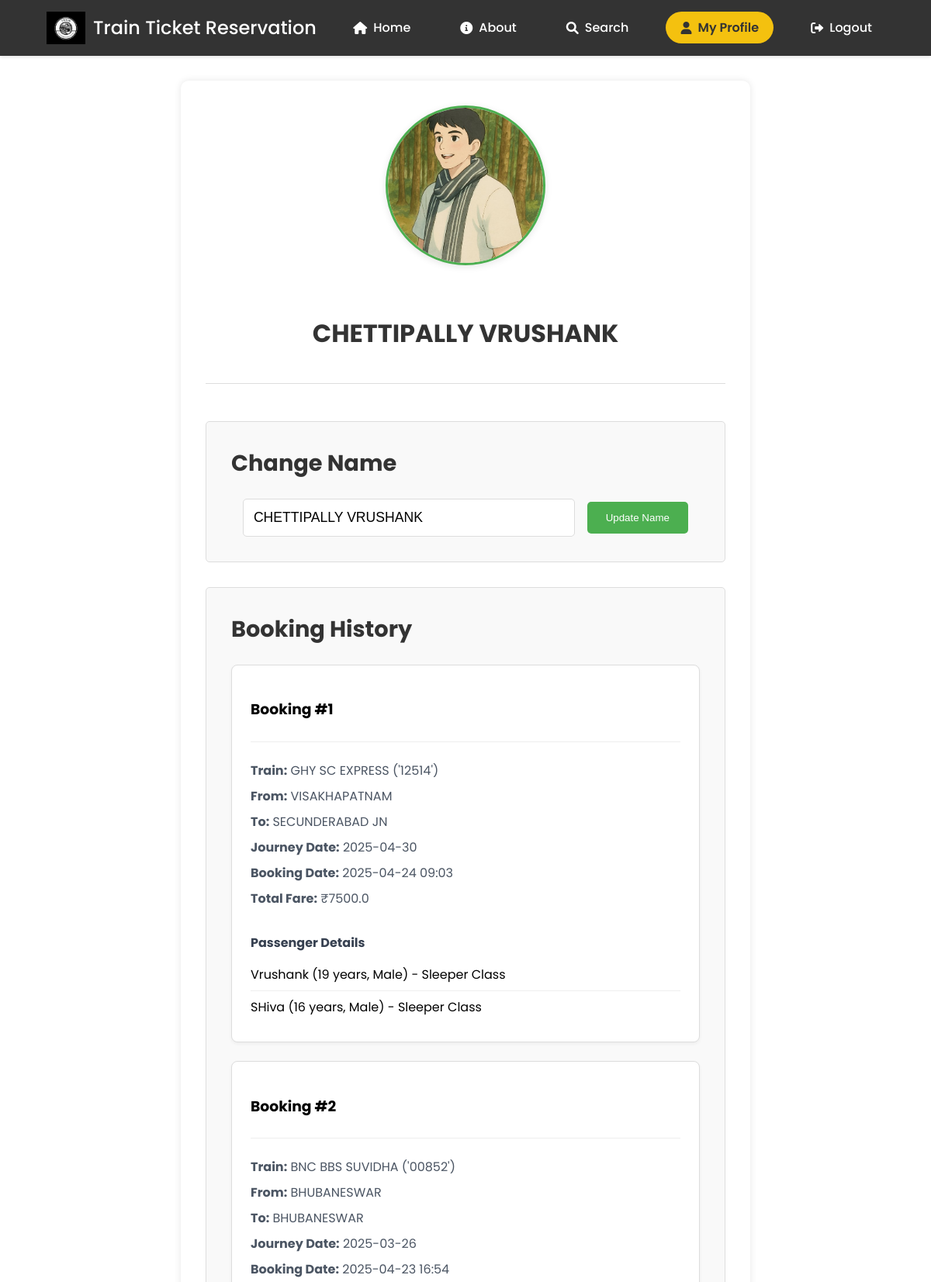
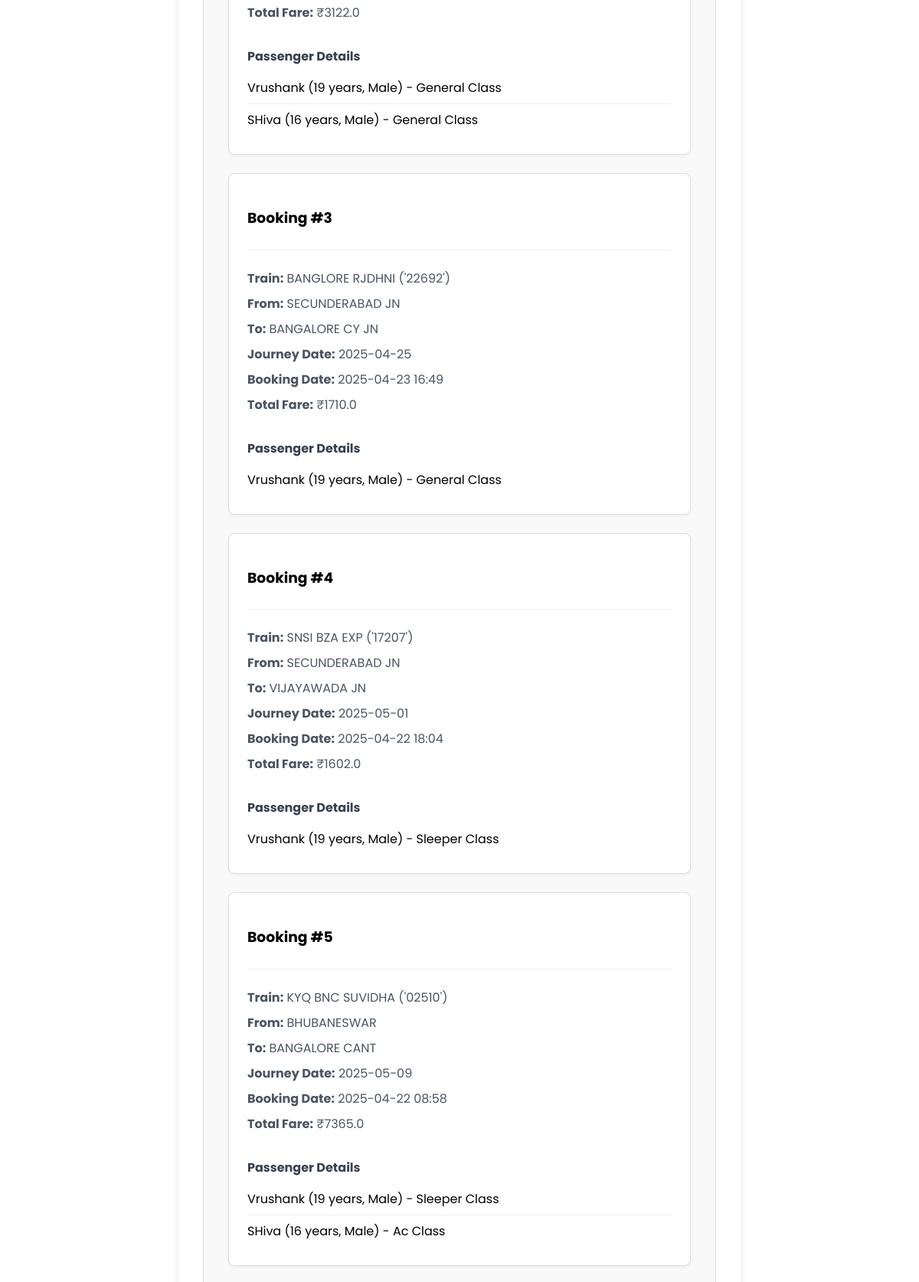
The page /profile (signed in, upper part) on the database its author committed (2 pictures, top to bottom).
### train/models.py (models this page shows)
class Booking(db.Model):
    id = db.Column(db.Integer, primary_key=True)
    user_id = db.Column(db.Integer, db.ForeignKey('user.id'), nullable=False)
    train_no = db.Column(db.String(20), nullable=False)
    train_name = db.Column(db.String(100), nullable=False)
    from_station = db.Column(db.String(100), nullable=False)
    to_station = db.Column(db.String(100), nullable=False)
    journey_date = db.Column(db.String(20), nullable=False)
    booking_date = db.Column(db.DateTime, nullable=False, default=db.func.current_timestamp())
    total_fare = db.Column(db.Float, nullable=False)
    status = db.Column(db.String(20), nullable=False, default='confirmed')
    passengers = db.Column(db.Text, nullable=False)  # Store passenger details as JSON string

### train/routes.py (the view)
@app.route('/profile')
def profile():
    if 'user_id' not in session:
        return redirect(url_for('login'))
    user_bookings = Booking.query.filter_by(user_id=session['user_id']).order_by(Booking.booking_date.desc()).all()
    bookings = []
    for index, booking in enumerate(user_bookings, start=1):
        bookings.append({
            'booking_number': index,  # Sequential number for this user's bookings
            'id': booking.id,
            'train_no': booking.train_no,
            'train_name': booking.train_name,
            'from_station': booking.from_station,
            'to_station': booking.to_station,
            'journey_date': booking.journey_date,
            'total_fare': booking.total_fare,
            'booking_date': booking.booking_date,
            'passengers': booking.passengers
        })
    profile_pic = f"{session['user_id']}_profile.jpg"
    profile_pic_path = os.path.join(app.static_folder, 'profile-pics', profile_pic)
    if not os.path.exists(profile_pic_path):
        profile_pic = None
    return render_template('profile.html',
                         bookings=bookings,
                         profile_pic=profile_pic,
                         timestamp=int(os.path.getmtime(profile_pic_path)) if profile_pic else '')

### train/__init__.py (called while the page is built)
@app.template_filter('from_json')
def from_json(value):
    if value is None:
        return None
    try:
        return json.loads(value)
    except (TypeError, json.JSONDecodeError):
        return None

### train/templates/profile.html (shortened to what this page needs)
<!DOCTYPE html>
<html lang="en">
<head>
    <link rel="stylesheet" href="/static/dstyle.css">
    <link rel="stylesheet" href="https://cdnjs.cloudflare.com/ajax/libs/font-awesome/6.0.0-beta3/css/all.min.css">
</head>
<body>
    <nav>
        <div class="navbar">
            <div class="logo">
                <img src="/static/logo.jpg" alt="Logo" class="logo-img">
                <h1>Train Ticket Reservation</h1>
            </div>
            <div class="nav-links">
                <a href="{{url_for('home')}}"><i class="fas fa-home"></i> Home</a>
                <a href="{{url_for('about')}}"><i class="fas fa-info-circle"></i> About</a>
                <a href="{{url_for('dashboard')}}"><i class="fas fa-search"></i> Search</a>
                <a href="{{url_for('profile')}}" class="profile-link">
                    <i class="fas fa-user"></i> My Profile
                </a>
                <a href="{{url_for('logout')}}"><i class="fas fa-sign-out-alt"></i> Logout</a>
            </div>
        </div>
    </nav>
    <div class="profile-container">
        <div class="profile-header">
            <div class="profile-pic-container">
                {% if profile_pic %}
                    <img src="{{ url_for('static', filename='profile-pics/' + profile_pic) }}?t={{ timestamp }}"
                         class="profile-pic" id="profilePicture"
                         alt="Profile Picture">
                {% else %}
                    <img src="{{ url_for('static', filename='images/default-profile.jpg') }}"
                         class="profile-pic" id="profilePicture"
                         alt="Default Profile Picture">
                {% endif %}
            </div>
            <div class="profile-info">
                <h1 class="profile-name">{{ session['user_name'] }}</h1>
            </div>
        </div>
        <div class="profile-section">
            <h2>Change Name</h2>
            <form class="change-name-form" action="{{url_for('change_name')}}" method="post">
                <input type="text" name="newName" value="{{session['user_name']}}" required>
                <button type="submit">Update Name</button>
            </form>
        </div>
        <div class="profile-section">
            <h2>Booking History</h2>
            {% if bookings %}
                {% for booking in bookings %}
                <div class="booking-history-item">
                    <div class="booking-header">
                        <h3>Booking #{{ booking.booking_number }}</h3>
                    </div>
                    <div class="booking-details">
                        <div class="journey-details">
                            <p><strong>Train:</strong> {{ booking.train_name }} ({{ booking.train_no }})</p>
                            <p><strong>From:</strong> {{ booking.from_station }}</p>
                            <p><strong>To:</strong> {{ booking.to_station }}</p>
                            <p><strong>Journey Date:</strong> {{ booking.journey_date }}</p>
                            <p><strong>Booking Date:</strong> {{ booking.booking_date.strftime('%Y-%m-%d %H:%M') }}</p>
                            <p><strong>Total Fare:</strong> ₹{{ booking.total_fare }}</p>
                        </div>
                        <div class="passenger-details">
                            <h4>Passenger Details</h4>
                            <ul>
                                {% for passenger in booking.passengers|from_json %}
                                <li>
                                    {{ passenger.name }} ({{ passenger.age }} years, {{ passenger.gender }}) -
                                    {{ passenger.class|title }} Class
                                </li>
                                {% endfor %}
                            </ul>
                        </div>
                    </div>
                </div>
                {% endfor %}
            {% else %}
                <div class="no-bookings">
                    <p>No bookings found. Start your journey by booking a train ticket!</p>
                    <a href="{{ url_for('dashboard') }}" class="book-now-btn">Book Now</a>
                </div>
            {% endif %}
        </div>
    </div>
</body>
</html>

### train/static/dstyle.css (style rules this page uses)
body { font-family: 'Poppins', sans-serif; margin: 0; padding: 0; box-sizing: border-box; min-height: 100vh; display: flex; flex-direction: column; }
.navbar { display: flex; justify-content: space-between; align-items: center; padding: 15px 5%; background-color: #333; color: #fff; box-shadow: 0 2px 4px rgba(0,0,0,0.1); position: sticky; top: 0; z-index: 1000; }
.nav-links { display: flex; gap: 2rem; align-items: center; }
.nav-links a { text-decoration: none; color: #fff; font-weight: 500; font-size: 1rem; transition: all 0.3s ease; display: flex; align-items: center; gap: 0.5rem; padding: 0.5rem 1rem; border-radius: 20px; }
.profile-link { background: #f4c10f !important; padding: 0.5rem 1.2rem !important; border-radius: 25px !important; display: flex; align-items: center; gap: 0.5rem; transition: all 0.3s ease; color: #333 !important; font-weight: 600 !important; }
.profile-link i { color: #333; }
.logo { display: flex; align-items: center; }
.logo-img { width: 50px; height: auto; margin-right: 10px; }
.logo h1 { font-size: 1.5rem; margin: 0; color: #fff; font-weight: 500; }
.profile-container { max-width: 1200px; margin: 2rem auto; padding: 2rem; background: white; border-radius: 10px; box-shadow: 0 0 10px rgba(0,0,0,0.1); }
.profile-header { display: flex; flex-direction: column; align-items: center; gap: 2rem; margin-bottom: 3rem; padding-bottom: 2rem; border-bottom: 1px solid #ddd; }
.profile-pic-container { position: relative; width: 200px; height: 200px; margin-bottom: 2rem; background: #f5f5f5; display: flex; align-items: center; justify-content: center; overflow: hidden; border-radius: 50%; }
.profile-pic { width: 100%; height: 100%; object-fit: cover; display: block; background-position: center; background-size: cover; }

### train/templates/profile.html (style rules this page uses)
.profile-container { max-width: 1200px; margin: 2rem auto; padding: 2rem; background: white; border-radius: 10px; box-shadow: 0 0 10px rgba(0,0,0,0.1); }
.profile-header { display: flex; flex-direction: column; align-items: center; gap: 2rem; margin-bottom: 3rem; padding-bottom: 2rem; border-bottom: 1px solid #ddd; }
.profile-pic-container { position: relative; width: 200px; height: 200px; border-radius: 50%; overflow: hidden; background: #f5f5f5; display: flex; align-items: center; justify-content: center; border: 3px solid #4CAF50; box-shadow: 0 2px 10px rgba(0,0,0,0.1); }
.profile-pic { width: 100%; height: 100%; object-fit: cover; transition: opacity 0.3s ease; }
.profile-info { text-align: center; }
.profile-name { font-size: 2rem; margin: 0; color: #333; }
.profile-section { margin-bottom: 2rem; padding: 2rem; border: 1px solid #ddd; border-radius: 5px; background: #f9f9f9; }
.profile-section h2 { margin-top: 0; color: #333; font-size: 1.8rem; margin-bottom: 1.5rem; }
.change-name-form { display: flex; gap: 1rem; align-items: center; justify-content: center; }
.change-name-form input { flex: 1; max-width: 400px; padding: 0.8rem; border: 1px solid #ddd; border-radius: 5px; font-size: 1.1rem; }
.change-name-form button { background: #4CAF50; color: white; border: none; padding: 0.8rem 1.5rem; border-radius: 5px; cursor: pointer; }
.booking-history-item { padding: 1.5rem; margin-bottom: 1.5rem; border: 1px solid #ddd; border-radius: 8px; background: white; box-shadow: 0 2px 4px rgba(0,0,0,0.05); }
.booking-header { display: flex; justify-content: space-between; align-items: center; margin-bottom: 1rem; padding-bottom: 0.5rem; border-bottom: 1px solid #eee; }
.booking-details { display: grid; grid-template-columns: 1fr 1fr; gap: 1.5rem; margin-top: 1rem; }
.journey-details p { margin: 0.5rem 0; color: #4b5563; }
.passenger-details { grid-column: span 2; }
.passenger-details h4 { margin: 0 0 0.5rem 0; color: #374151; }
.passenger-details ul { list-style: none; padding: 0; margin: 0; }
.passenger-details li { padding: 0.5rem 0; border-bottom: 1px solid #eee; }
.passenger-details li:last-child { border-bottom: none; }

### rows shown on the page
Booking: booking_number "1", train_name "GHY SC EXPRESS", train_no "'12514'", from_station "VISAKHAPATNAM", to_station "SECUNDERABAD JN", journey_date "2025-04-30", booking_date "2025-04-24 09:03", total_fare "7500.0", name "Vrushank" "SHiva", age "19" "16", gender "Male" "Male", class "Sleeper" "Sleeper"
Booking: booking_number "2", train_name "BNC BBS SUVIDHA", train_no "'00852'", from_station "BHUBANESWAR", to_station "BHUBANESWAR", journey_date "2025-03-26", booking_date "2025-04-23 16:54", total_fare "3122.0", name "Vrushank" "SHiva", age "19" "16", gender "Male" "Male", class "General" "General"
Booking: booking_number "3", train_name "BANGLORE RJDHNI", train_no "'22692'", from_station "SECUNDERABAD JN", to_station "BANGALORE CY JN", journey_date "2025-04-25", booking_date "2025-04-23 16:49", total_fare "1710.0", name "Vrushank", age "19", gender "Male", class "General"
Booking: booking_number "4", train_name "SNSI BZA EXP", train_no "'17207'", from_station "SECUNDERABAD JN", to_station "VIJAYAWADA JN", journey_date "2025-05-01", booking_date "2025-04-22 18:04", total_fare "1602.0", name "Vrushank", age "19", gender "Male", class "Sleeper"
Booking: booking_number "5", train_name "KYQ BNC SUVIDHA", train_no "'02510'", from_station "BHUBANESWAR", to_station "BANGALORE CANT", journey_date "2025-05-09", booking_date "2025-04-22 08:58", total_fare "7365.0", name "Vrushank" "SHiva", age "19" "16", gender "Male" "Male", class "Sleeper" "Ac"

### other values the page prints
{{ session['user_name'] }} "CHETTIPALLY VRUSHANK"
